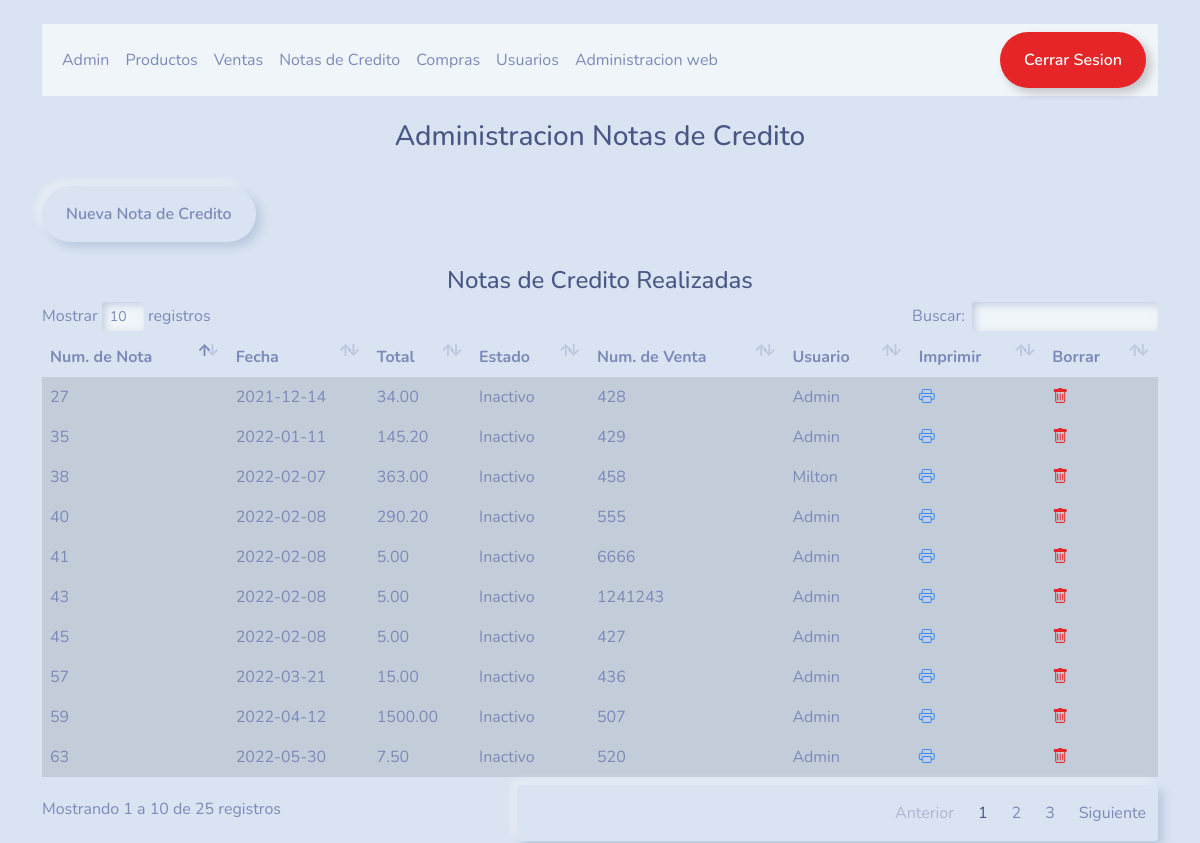
The page /modulos/nota.php (signed in) on the database its author committed.
### tables this page shows
CREATE TABLE `notadecredito` (
  `nota_cod` int(11) NOT NULL,
  `nota_fecha` date DEFAULT NULL,
  `nota_total` decimal(10,2) DEFAULT NULL,
  `nota_estado` int(1) DEFAULT NULL,
  `venta_cod` int(11) DEFAULT NULL,
  `usuario_cod` int(11) DEFAULT NULL
);

CREATE TABLE `usuario` (
  `usuario_cod` int(11) NOT NULL,
  `usuario_nom` varchar(30) DEFAULT NULL,
  `usuario_dni` int(10) DEFAULT NULL,
  `usuario_clave` varchar(40) DEFAULT NULL,
  `usuario_telef` bigint(20) DEFAULT NULL,
  `usuario_cbu` varchar(30) DEFAULT NULL
);

### libreria/conexion.php (called while the page is built, shortened)
<?php
$host="localhost";
$user="root";
$clave="12345678";
$db="elobrero";
if (!($link = mysqli_connect($host,$user,$clave,$db))){
    $conexion="no";
}else{
    $conexion="si";
}
?>

### modulos/nota.php (the view, shortened to what this page needs)
<?php
include ("../libreria/conexion.php");
$tabla_filas="";
$fila_class=" class='table-active'";
if($conexion=="si"){
    $query = "SELECT nota_cod,nota_fecha,nota_total,nota_estado,venta_cod,usuario.usuario_nom FROM notadecredito,usuario WHERE notadecredito.usuario_cod=usuario.usuario_cod ORDER BY nota_cod ASC";
    if ($resultado = mysqli_query($link, $query)){
        $rowcont = mysqli_num_rows($resultado);
        if($rowcont > 0){
            while ($datos=mysqli_fetch_array($resultado,MYSQLI_ASSOC)){
                $nota_cod = $datos['nota_cod'];
                $nota_fecha = $datos['nota_fecha'];
                $nota_total = $datos['nota_total'];
                $nota_estado = $datos['nota_estado'];
                if ($nota_estado==1){
                  $nota_estado='Activo';
                }else{
                  $nota_estado='Inactivo';
                }
                if($fila_class==" class='table-active'"){
                    $fila_class="";
                }else{
                    $fila_class=" class='table-active'";
                }
                $venta_cod = $datos['venta_cod'];
                $usuario_nom = $datos['usuario_nom'];
                if($fila_class==" class='table-active'"){
                    $fila_class="";
                }else{
                    $fila_class=" class='table-active'";
                }
                $tabla_filas .= "<tr $fila_class>";
                $tabla_filas .= "<td>$nota_cod</td>";
                $tabla_filas .= "<td>$nota_fecha</td>";
                $tabla_filas .= "<td>$nota_total</td>";
                $tabla_filas .= "<td>$nota_estado</td>";
                $tabla_filas .= "<td>$venta_cod</td>";
                $tabla_filas .= "<td>$usuario_nom</td>";
                $tabla_filas .= "<td><a href=\"\" onclick=\"window.open('../generadorpdf/pdfnota.php?nota=".$nota_cod."')\"><i class=\"text-primary bi bi-printer\"></i></a></td>";
                $tabla_filas .= "<td><a href=\"\" data-bs-toggle=\"modal\" data-bs-target=\"#baja\"onclick=\"delReg(".$nota_cod.")\"><i class=\"text-danger bi bi-trash\" ></i></a></td>";
                $tabla_filas .= "</tr>";
            }
        }
    }
}
?>
<!DOCTYPE html >
<html lang="es">
  <head>
    <link href="../css/bootstrap.css" rel="stylesheet" >
    <link href="../css/bootstrap_icons/bootstrap-icons.css" rel="stylesheet" type="text/css">
    <link href="../datatables/datatables.min.css" rel="stylesheet">
  </head>
  <body>
<div class="container">
<br>
<nav class="navbar navbar-expand-lg navbar-light bg-light">
  <div class="container-fluid">
    <div class="collapse navbar-collapse" id="navbarColor02">
      <ul class="navbar-nav me-auto">
        <li class="nav-item">
          <a class="nav-link" href="home.php"><?php echo $_SESSION['usuario_nom']?></a>
        </li>
        <li class="nav-item">
          <a class="nav-link" href="producto.php">Productos</a>
        </li>
        <li class="nav-item">
          <a class="nav-link" href="venta.php">Ventas</a>
        </li>
        <li class="nav-item">
          <a class="nav-link" href="nota.php">Notas de Credito</a>
        </li>
        <li class="nav-item">
          <a class="nav-link" href="compra.php">Compras</a>
        </li>
        <li class="nav-item">
          <a class="nav-link" href="usuario.php">Usuarios</a>
        </li>
        <li class="nav-item">
          <a class="nav-link" href="adminweb.php">Administracion web</a>
        </li>
      </ul>
      <a href="../libreria/lib_logout.php"><button type="button" class="btn btn-outline-danger">Cerrar Sesion</button></a>
    </div>
  </div>
</nav>
<br>
<h3 align="center">Administracion Notas de Credito</h3>
<br>
    <div>
    <form action="../libreria/lib_nota.php" method="post" enctype="multipart/form-data">
        <button type="submit" name="Anota" id="Anota" class="btn btn-success">Nueva Nota de Credito</button>
    </form>
    </div>
<br>
<h4 align="center">Notas de Credito Realizadas</h4>
<table class="table table-hover" id="registros">
  <thead>
    <tr>
      <th scope="col">Num. de Nota</th>
      <th scope="col">Fecha</th>
      <th scope="col">Total</th>
      <th scope="col">Estado</th>
      <th scope="col">Num. de Venta</th>
      <th scope="col">Usuario</th>
      <th scope="col">Imprimir</th>
      <th scope="col">Borrar</th>
  </thead>
  <tbody>
    <?php
        echo $tabla_filas;
    ?>
  </tbody>
</table>
</div>
</body>
</html>

### rows shown on the page
notadecredito: nota_cod "27", nota_fecha "2021-12-14", nota_total "34.00", nota_estado "Inactivo", venta_cod "428", usuario.usuario_nom "Admin"
notadecredito: nota_cod "35", nota_fecha "2022-01-11", nota_total "145.20", nota_estado "Inactivo", venta_cod "429", usuario.usuario_nom "Admin"
notadecredito: nota_cod "38", nota_fecha "2022-02-07", nota_total "363.00", nota_estado "Inactivo", venta_cod "458", usuario.usuario_nom "Milton"
notadecredito: nota_cod "40", nota_fecha "2022-02-08", nota_total "290.20", nota_estado "Inactivo", venta_cod "555", usuario.usuario_nom "Admin"
notadecredito: nota_cod "41", nota_fecha "2022-02-08", nota_total "5.00", nota_estado "Inactivo", venta_cod "6666", usuario.usuario_nom "Admin"
notadecredito: nota_cod "43", nota_fecha "2022-02-08", nota_total "5.00", nota_estado "Inactivo", venta_cod "1241243", usuario.usuario_nom "Admin"
notadecredito: nota_cod "45", nota_fecha "2022-02-08", nota_total "5.00", nota_estado "Inactivo", venta_cod "427", usuario.usuario_nom "Admin"
notadecredito: nota_cod "57", nota_fecha "2022-03-21", nota_total "15.00", nota_estado "Inactivo", venta_cod "436", usuario.usuario_nom "Admin"
notadecredito: nota_cod "59", nota_fecha "2022-04-12", nota_total "1500.00", nota_estado "Inactivo", venta_cod "507", usuario.usuario_nom "Admin"
notadecredito: nota_cod "63", nota_fecha "2022-05-30", nota_total "7.50", nota_estado "Inactivo", venta_cod "520", usuario.usuario_nom "Admin"

### other values the page prints
$_SESSION['usuario_nom'] "Admin"
